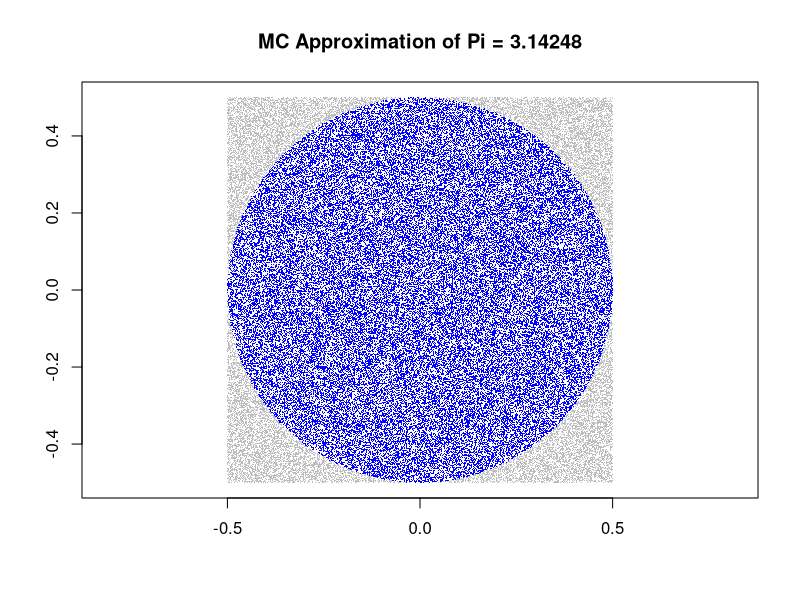

This figure's R source:
runs <- 100000
#runif samples from a uniform distribution
xs <- runif(runs,min=-0.5,max=0.5)
ys <- runif(runs,min=-0.5,max=0.5)
in.circle <- xs^2 + ys^2 <= 0.5^2
mc.pi <- (sum(in.circle)/runs)*4
plot(xs,ys,pch='.',col=ifelse(in.circle,"blue","grey")
     ,xlab='',ylab='',asp=1,
     main=paste("MC Approximation of Pi =",mc.pi))